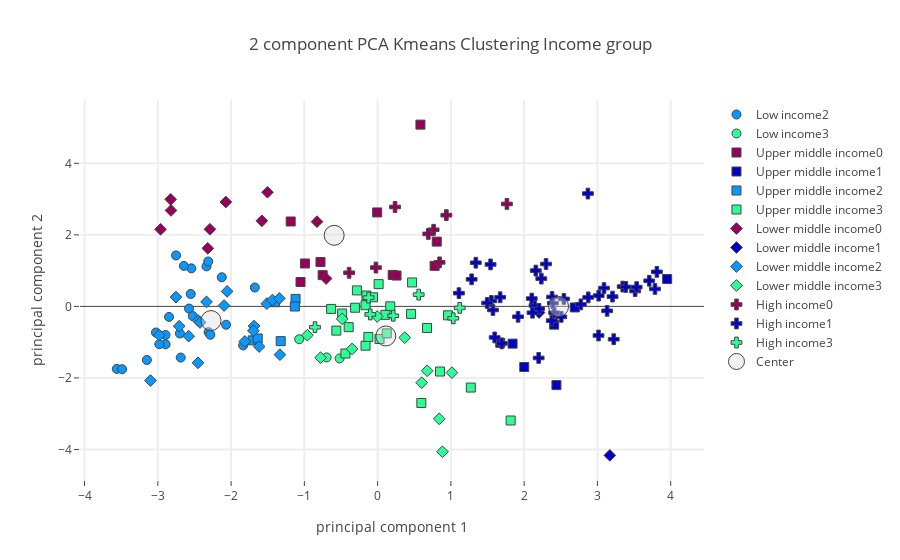

Here is the notebook cell this chart was saved with:
### Code cell
# Plotly on Income level
plot_plotly(principalDf,"Income group",income_centers,"Protein Foods")

### Figure 1 — Plotly figure (JSON) as saved in the notebook; plotly's stock layout.template omitted (floating-point values rounded to 4 significant figures)
{"data": [{"marker": {"color": "rgb(150,0,90)", "line": {"width": 1}, "size": 9, "symbol": 0}, "mode": "markers", "name": "Low income0", "text": [], "type": "scatter", "uid": "b48c52bc-900f-49d9-b5f0-ed803d9b2101", "x": [], "y": []}, {"marker": {"color": "rgb(0,0,200)", "line": {"width": 1}, "size": 9, "symbol": 0}, "mode": "markers", "name": "Low income1", "text": [], "type": "scatter", "uid": "7d69e76f-dcce-4026-a99f-143ce962db24", "x": [], "y": []}, {"marker": {"color": "rgb(10,152,255)", "line": {"width": 1}, "size": 9, "symbol": 0}, "mode": "markers", "name": "Low income2", "text": ["Benin", "Burkina Faso", "Central African Republic", "Chad", "Democratic People's Republic of Korea", "Ethiopia", "Gambia", "Guinea", "Guinea-Bissau", "Haiti", "Liberia", "Madagascar", "Malawi", "Mali", "Mozambique", "Nepal", "Niger", "Rwanda", "Senegal", "Sierra Leone", "Togo", "Uganda", "United Republic of Tanzania", "Zimbabwe"], "type": "scatter", "uid": "efb04362-b910-4382-a24e-b963e90e26f2", "x": [-2.574, -2.699, -1.835, -2.069, -2.551, -2.688, -1.676, -2.543, -2.336, -2.847, -2.313, -2.645, -3.56, -2.307, -2.895, -2.523, -3.15, -3.487, -2.127, -2.752, -3.025, -2.894, -2.979, -2.284], "y": [-0.06102, -0.7571, -1.09, -0.5123, 0.3475, -1.43, 0.5279, 1.063, 1.119, -0.2932, 1.255, 1.132, -1.746, -0.72, -0.7983, -0.2714, -1.497, -1.755, 0.8148, 1.424, -0.7302, -1.059, -1.056, -0.7922]}, {"marker": {"color": "rgb(44,255,150)", "line": {"width": 1}, "size": 9, "symbol": 0}, "mode": "markers", "name": "Low income3", "text": ["Afghanistan", "Tajikistan", "Yemen"], "type": "scatter", "uid": "c2d6cbbf-1a18-454a-b7ef-f0f2458e3842", "x": [-0.5187, -0.6961, -1.07], "y": [-1.455, -1.426, -0.9182]}, {"marker": {"color": "rgb(150,0,90)", "line": {"width": 1}, "size": 9, "symbol": 1}, "mode": "markers", "name": "Upper middle income0", "text": ["China, mainland", "Dominican Republic", "Gabon", "Grenada", "Guyana", "Malaysia", "Maldives", "Saint Vincent and the Grenadines", "Samoa", "Suriname", "Thailand"], "type": "scatter", "uid": "4e2f96ba-f9a0-48e2-95c2-7b61a5d1602c", "x": [0.8072, -1.052, -0.7501, 0.2056, -0.992, -0.006129, 0.5844, 0.258, 0.778, -0.7798, -1.186], "y": [1.811, 0.6811, 0.8739, 0.8799, 1.2, 2.627, 5.082, 0.8627, 1.134, 1.24, 2.374]}, {"marker": {"color": "rgb(0,0,200)", "line": {"width": 1}, "size": 9, "symbol": 1}, "mode": "markers", "name": "Upper middle income1", "text": ["Albania", "Armenia", "Belarus", "Kazakhstan", "Montenegro", "Romania", "Russian Federation"], "type": "scatter", "uid": "abb65aa7-ae6c-4734-a164-91cabbf24c5d", "x": [2.441, 1.674, 3.952, 2.001, 2.41, 1.842, 2.692], "y": [-2.2, -1.018, 0.7652, -1.694, -0.5105, -1.041, -0.02923]}, {"marker": {"color": "rgb(10,152,255)", "line": {"width": 1}, "size": 9, "symbol": 1}, "mode": "markers", "name": "Upper middle income2", "text": ["Belize", "Botswana", "Cuba", "Guatemala", "Namibia", "Peru"], "type": "scatter", "uid": "29ce7cdb-4feb-4112-8c74-d9dff0b755c6", "x": [-1.12, -1.323, -1.402, -1.706, -1.637, -1.13], "y": [0.2099, -0.9707, 0.118, -0.949, -0.8966, -0.003202]}, {"marker": {"color": "rgb(44,255,150)", "line": {"width": 1}, "size": 9, "symbol": 1}, "mode": "markers", "name": "Upper middle income3", "text": ["Algeria", "Azerbaijan", "Bosnia and Herzegovina", "Brazil", "Bulgaria", "Colombia", "Costa Rica", "Dominica", "Ecuador", "Fiji", "Iran (Islamic Republic of)", "Iraq", "Jamaica", "Jordan", "Lebanon", "Mauritius", "Mexico", "Paraguay", "Saint Lucia", "Serbia", "South Africa", "North Macedonia", "Turkey", "Turkmenistan", "Venezuela (Bolivarian Republic of)"], "type": "scatter", "uid": "02c358d9-7cf9-4312-bdf7-e5a1d4aea3de", "x": [0.5966, 1.272, -0.4398, 0.4567, 0.9604, -0.3074, -0.1526, 0.1727, 0.01381, -0.6347, -0.1651, -0.4844, -0.2827, 0.0263, -0.1268, -0.06329, -0.3953, 0.1062, 0.4704, 0.6741, -0.5635, 0.1249, 0.8515, 1.816, -0.165], "y": [-2.699, -2.269, -1.316, -0.2102, -0.2496, -0.03675, 0.3033, 0.002044, 0.6222, -0.07026, -1.099, -0.1994, 0.4469, -0.9124, -0.8537, 0.2543, -0.5807, -0.2359, 0.6694, -0.6027, -0.6771, -0.7541, -1.821, -3.189, 0.03305]}, {"marker": {"color": "rgb(150,0,90)", "line": {"width": 1}, "size": 9, "symbol": 2}, "mode": "markers", "name": "Lower middle income0", "text": ["Bangladesh", "Cambodia", "Indonesia", "Kiribati", "Lao People's Democratic Republic", "Myanmar", "Philippines", "Sri Lanka", "Vanuatu", "Viet Nam"], "type": "scatter", "uid": "829a5597-81ff-4eab-9ecb-59f30f7042e4", "x": [-2.963, -2.825, -2.289, -0.8278, -2.82, -2.071, -1.58, -2.318, -0.7034, -1.503], "y": [2.156, 2.993, 2.157, 2.369, 2.683, 2.918, 2.392, 1.623, 0.7783, 3.192]}, {"marker": {"color": "rgb(0,0,200)", "line": {"width": 1}, "size": 9, "symbol": 2}, "mode": "markers", "name": "Lower middle income1", "text": ["Sudan", "Ukraine"], "type": "scatter", "uid": "f470b002-17cd-4625-855d-126cf9e0dddb", "x": [3.17, 2.203], "y": [-4.165, -0.1715]}, {"marker": {"color": "rgb(10,152,255)", "line": {"width": 1}, "size": 9, "symbol": 2}, "mode": "markers", "name": "Lower middle income2", "text": ["Angola", "Cabo Verde", "Cameroon", "Congo (note no data in Food suppley tables for DRC)", "CÃƒÂ´te d'Ivoire", "Djibouti", "El Salvador", "Ghana", "Honduras", "India", "Kenya", "Lesotho", "Nicaragua", "Nigeria", "Sao Tome and Principe", "Solomon Islands", "Eswatini", "Timor-Leste", "Zambia"], "type": "scatter", "uid": "7a2deb71-8704-4319-8f12-35f5bc6776cd", "x": [-1.687, -1.512, -2.979, -1.436, -2.336, -1.333, -1.617, -2.45, -1.696, -2.096, -2.452, -3.101, -2.709, -2.424, -1.341, -2.054, -1.813, -2.752, -2.579], "y": [-0.5484, 0.0766, -0.8051, 0.1791, 0.1268, -1.349, -1.122, -0.3964, -0.6803, 0.02439, -1.577, -2.072, -0.5538, -0.4495, 0.2232, 0.4198, -0.9804, 0.2607, -0.8321]}, {"marker": {"color": "rgb(44,255,150)", "line": {"width": 1}, "size": 9, "symbol": 2}, "mode": "markers", "name": "Lower middle income3", "text": ["Bolivia (Plurinational State of)", "Egypt", "Georgia", "Kyrgyzstan", "Mauritania", "Mongolia", "Morocco", "Pakistan", "Republic of Moldova", "Tunisia", "Uzbekistan"], "type": "scatter", "uid": "f7d836b8-f8ce-4e4a-bdc5-739f8d1c24aa", "x": [-0.4843, -0.9592, 0.3701, 0.6016, -0.779, 0.8852, 0.8407, -0.3491, -0.005578, 0.6763, 1.014], "y": [-0.3477, -0.8056, -0.8717, -2.133, -1.433, -4.063, -3.143, -1.19, -0.2823, -1.799, -1.852]}, {"marker": {"color": "rgb(150,0,90)", "line": {"width": 1}, "size": 9, "symbol": 3}, "mode": "markers", "name": "High income0", "text": ["Antigua and Barbuda", "Brunei Darussalam", "China, Macao SAR", "China, Taiwan Province of", "Japan", "Panama", "Republic of Korea", "Saint Kitts and Nevis"], "type": "scatter", "uid": "01f22eb5-566b-4c4f-95f4-2b001c745172", "x": [0.8453, 0.7641, 1.765, 0.6916, 0.9381, -0.3891, 0.2378, -0.02307], "y": [1.231, 2.142, 2.865, 2.027, 2.551, 0.9398, 2.779, 1.085]}, {"marker": {"color": "rgb(0,0,200)", "line": {"width": 1}, "size": 9, "symbol": 3}, "mode": "markers", "name": "High income1", "text": ["Argentina", "Australia", "Austria", "Bahamas", "Belgium", "Bermuda", "Canada", "China, Hong Kong SAR", "Croatia", "Cyprus", "Czechia", "Denmark", "Estonia", "Finland", "France", "French Polynesia", "Germany", "Greece", "Hungary", "Iceland", "Ireland", "Israel", "Italy", "Latvia", "Lithuania", "Luxembourg", "Malta", "Netherlands", "New Caledonia", "New Zealand", "Norway", "Poland", "Portugal", "Slovakia", "Slovenia", "Spain", "Sweden", "Switzerland", "United Kingdom", "United States of America", "Uruguay"], "type": "scatter", "uid": "e0edf5d9-3a07-450c-96b6-48becd5ff69f", "x": [3.015, 2.506, 3.345, 1.34, 2.141, 2.234, 1.574, 2.87, 1.553, 1.11, 2.381, 3.387, 3.223, 3.786, 2.774, 1.541, 3.09, 2.198, 1.673, 3.017, 2.377, 2.409, 2.392, 3.133, 3.812, 3.206, 2.104, 3.515, 1.283, 1.598, 2.543, 3.707, 2.159, 1.495, 1.917, 2.298, 3.536, 2.203, 2.114, 2.875, 1.695], "y": [-0.8129, -0.2917, 0.554, 1.221, 0.027, 0.7769, -0.1001, 3.155, 0.1516, 0.3705, 0.2632, 0.5441, -0.9178, 0.4882, 0.05658, 1.173, 0.5125, -1.441, 0.2556, 0.3014, -0.3982, -0.1767, 0.09001, -0.1242, 0.9653, 0.2745, 0.2191, 0.4291, 0.7575, -0.8674, 0.2094, 0.7168, 1.001, 0.09486, -0.2896, 1.185, 0.5399, -0.0672, -0.1765, 0.2513, -1.035]}, {"marker": {"color": "rgb(10,152,255)", "line": {"width": 1}, "size": 9, "symbol": 3}, "mode": "markers", "name": "High income2", "text": [], "type": "scatter", "uid": "44e70d3e-1a08-4a07-b326-b00deb51fc6a", "x": [], "y": []}, {"marker": {"color": "rgb(44,255,150)", "line": {"width": 1}, "size": 9, "symbol": 3}, "mode": "markers", "name": "High income3", "text": ["Barbados", "Chile", "Kuwait", "Oman", "Saudi Arabia", "Trinidad and Tobago", "United Arab Emirates"], "type": "scatter", "uid": "1f94f288-d53e-416a-8621-962eabd10684", "x": [0.5605, 1.12, 1.033, 0.2132, -0.1002, -0.1237, -0.8549], "y": [0.3292, -0.04205, -0.3314, -0.2613, -0.2242, 0.245, -0.5811]}, {"marker": {"color": "rgba(220, 220, 220, .4)", "line": {"width": 1}, "size": 20}, "mode": "markers", "name": "Center", "type": "scatter", "uid": "a55c6e4f-921b-4738-8a27-420b4b214b0d", "x": [-0.5932, 2.47, -2.274, 0.1116], "y": [1.988, -0.003564, -0.3966, -0.8267]}], "layout": {"hovermode": "closest", "showlegend": true, "title": {"text": "2 component PCA Kmeans Clustering Income group"}, "xaxis": {"gridwidth": 2, "ticklen": 5, "title": {"text": "principal component 1"}, "zeroline": false}, "yaxis": {"gridwidth": 2, "ticklen": 5, "title": {"text": "principal component 2"}}}}
